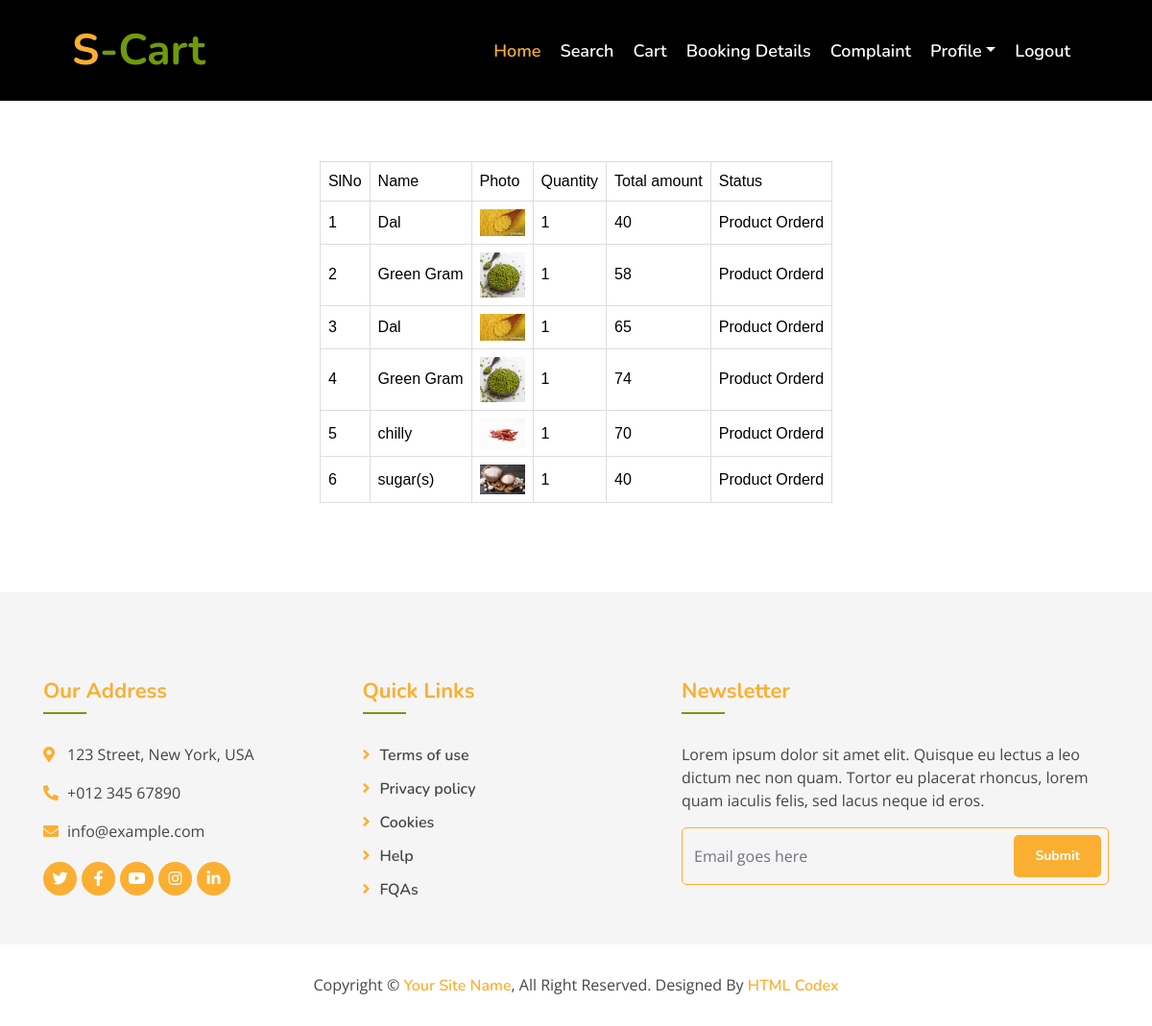
Screenshot of /Project/User/MyBooking.php (signed in) with the database file from the repository.
### tables this page shows
CREATE TABLE `tbl_cart` (
  `cart_id` int(11) NOT NULL,
  `cart_quantity` varchar(100) NOT NULL DEFAULT '1',
  `product_id` int(11) NOT NULL,
  `booking_id` int(11) NOT NULL,
  `cart_status` int(11) NOT NULL DEFAULT 0,
  `cart_rate` int(11) NOT NULL
);

CREATE TABLE `tbl_product` (
  `product_id` int(11) NOT NULL,
  `product_name` varchar(100) NOT NULL,
  `product_photo` varchar(100) NOT NULL,
  `product_details` varchar(100) NOT NULL,
  `product_price` int(11) NOT NULL,
  `product_subsidy` int(11) NOT NULL
);

### Project/User/MyBooking.php (the view, shortened to what this page needs)
<?php
include("Head.php");
include("../Assets/Connection/Connection.php");
		$selQry="select * from tbl_booking b inner join tbl_cart c on c.booking_id = b.booking_id inner join  tbl_product p on p.product_id = c.product_id where user_id='".$_SESSION["uid"]."' and booking_status>0 and cart_status>0";
	$res=$Conn->query($selQry);
	?>
<!DOCTYPE html PUBLIC "-//W3C//DTD XHTML 1.0 Transitional//EN" "http://www.w3.org/TR/xhtml1/DTD/xhtml1-transitional.dtd">
<html xmlns="http://www.w3.org/1999/xhtml">
<head>
</head>
<body>
	<br><br><br><br><br>
	<div id="tab" align="center">
<form id="form1" name="form1" method="post" action="">
<table border="1">
  <tr>
    <td>SlNo</td>
    <td>Name</td>
    <td>Photo</td>
    <td>Quantity</td>
    <td>Total amount</td>
    <td>Status</td>
  </tr>
      <?php
	  $i=0;
	while($row=$res->fetch_assoc())
	{
		$quantity=$row["cart_quantity"];
		$price=$row["cart_rate"];
		$totalamount=$quantity*$price;
		$i++;
  ?>
   <tr>
	<td><?php echo $i;?></td>
    <td><?php echo $row["product_name"];?></td>
    <td><img src="../Assets/Files/Photo/<?php echo $row["product_photo"];?>" width="47" /></td>
    <td><?php echo $row["cart_quantity"];?></td>
    <td><?php echo  "$totalamount";?></td>
    <td>
                <?php
					if( $row["cart_status"]==1)
					{
						?>
						 	Product Orderd
						<?php
					}
					?>
                    </td>
       </tr>
<?php
	}
	?>
</table>
</form>
	</div>
</body>
<?php
include("Foot.php");
?>
</html>

### Project/Assets/Template/Main/css/style.css (style rules this page uses)
body { color: #757575; background: #ffffff; font-family: 'open sans', sans-serif; }

### Project/Assets/Template/form.css (style rules this page uses)
#tab { font-family: "Trebuchet MS", Arial, Helvetica, sans-serif; border-collapse: collapse; width: 100%; }
#tab td, #tab th { border: 1px solid #ddd; padding: 8px; color: black; }

### rows the page displays
tbl_cart: product.product_name "Dal", product.product_photo (picture), cart_quantity "1", cart_rate "40", cart_status "Product Orderd"
tbl_cart: product.product_name "Green Gram", product.product_photo (picture), cart_quantity "1", cart_rate "58", cart_status "Product Orderd"
tbl_cart: product.product_name "Dal", product.product_photo (picture), cart_quantity "1", cart_rate "65", cart_status "Product Orderd"
tbl_cart: product.product_name "Green Gram", product.product_photo (picture), cart_quantity "1", cart_rate "74", cart_status "Product Orderd"
tbl_cart: product.product_name "chilly", product.product_photo (picture), cart_quantity "1", cart_rate "70", cart_status "Product Orderd"
tbl_cart: product.product_name "sugar(s)", product.product_photo (picture), cart_quantity "1", cart_rate "40", cart_status "Product Orderd"
